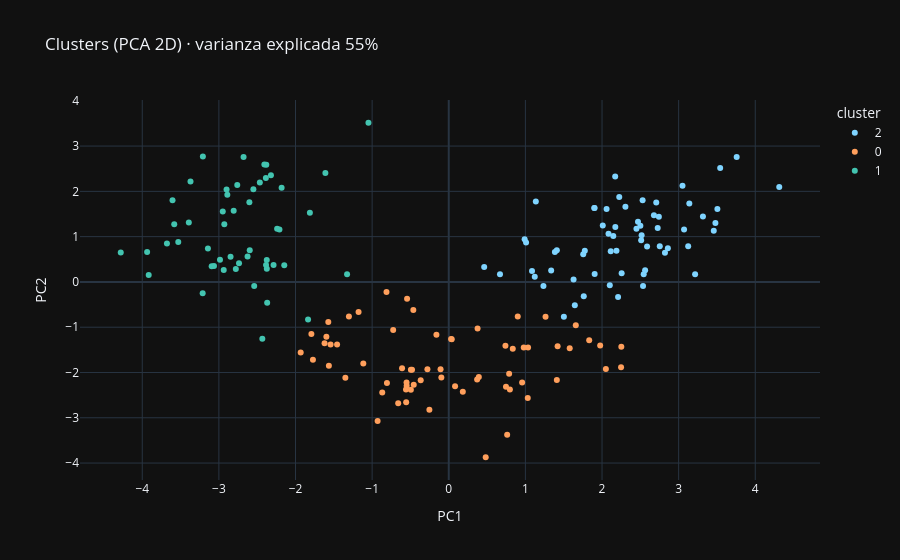

Source (notebook cell):
### Markdown cell above
## 📊 5 · Evaluación

Interpretación de los grupos / anomalías (proyección PCA 2D).

### Code cell
# 5 · Interpretación: clusters proyectados en 2D (PCA)
from sklearn.decomposition import PCA
pca = PCA(n_components=2, random_state=SEED); coords = pca.fit_transform(Xp)
px.scatter(x=coords[:, 0], y=coords[:, 1], color=df['cluster'].astype(str),
           labels={'x': 'PC1', 'y': 'PC2', 'color': 'cluster'},
           title=f'Clusters (PCA 2D) · varianza explicada {pca.explained_variance_ratio_.sum():.0%}').show()
display(df.groupby('cluster').size().rename('n').to_frame())
